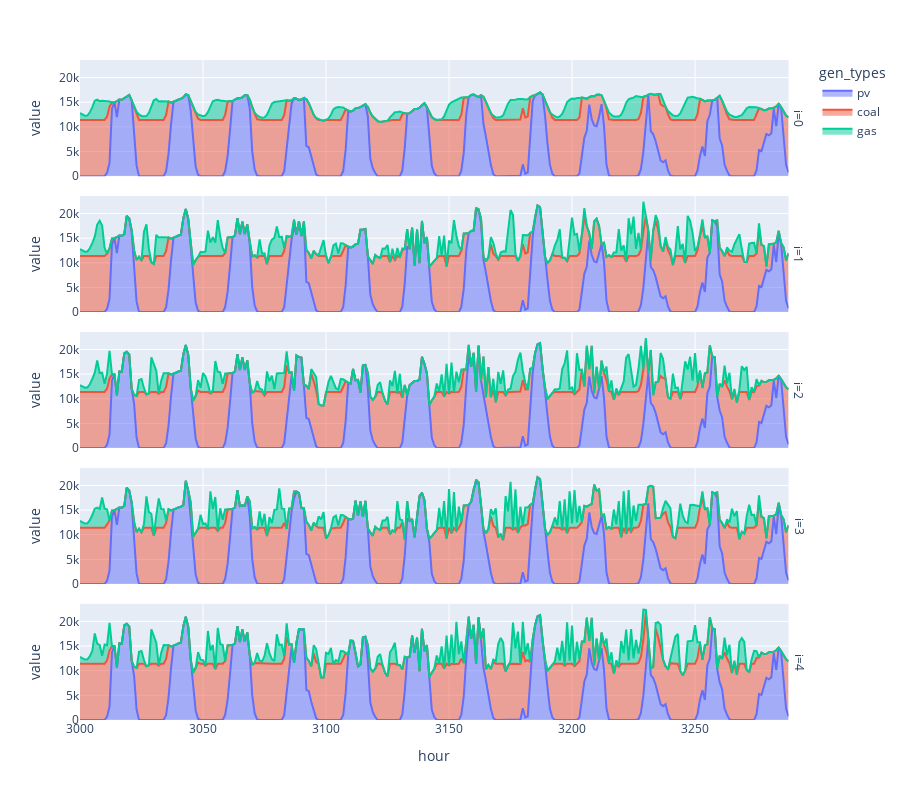

Notebook code cell kept with this figure:
### Code cell
gen_df = join_w_iteration_num(all_generation)
fig = px.area(gen_df, x="hour",y="value", color="gen_types", facet_row="i")

fig.update_layout(height=800)

### Figure 1 — Plotly figure (JSON) as saved in the notebook; plotly's stock layout.template omitted (floating-point values rounded to 4 significant figures; data arrays with more than 128 entries replaced by an {"elided": "..."} marker saying what was removed)
{"data": [{"fillpattern": {"shape": ""}, "hovertemplate": "gen_types=pv<br>i=0<br>hour=%{x}<br>value=%{y}<extra></extra>", "legendgroup": "pv", "line": {"color": "#636efa"}, "marker": {"symbol": "circle"}, "mode": "lines", "name": "pv", "orientation": "v", "showlegend": true, "stackgroup": "1", "type": "scatter", "x": {"elided": "289 int values"}, "xaxis": "x5", "y": {"elided": "289 float values"}, "yaxis": "y5"}, {"fillpattern": {"shape": ""}, "hovertemplate": "gen_types=pv<br>i=1<br>hour=%{x}<br>value=%{y}<extra></extra>", "legendgroup": "pv", "line": {"color": "#636efa"}, "marker": {"symbol": "circle"}, "mode": "lines", "name": "pv", "orientation": "v", "showlegend": false, "stackgroup": "1", "type": "scatter", "x": {"elided": "289 int values"}, "xaxis": "x4", "y": {"elided": "289 float values"}, "yaxis": "y4"}, {"fillpattern": {"shape": ""}, "hovertemplate": "gen_types=pv<br>i=2<br>hour=%{x}<br>value=%{y}<extra></extra>", "legendgroup": "pv", "line": {"color": "#636efa"}, "marker": {"symbol": "circle"}, "mode": "lines", "name": "pv", "orientation": "v", "showlegend": false, "stackgroup": "1", "type": "scatter", "x": {"elided": "289 int values"}, "xaxis": "x3", "y": {"elided": "289 float values"}, "yaxis": "y3"}, {"fillpattern": {"shape": ""}, "hovertemplate": "gen_types=pv<br>i=3<br>hour=%{x}<br>value=%{y}<extra></extra>", "legendgroup": "pv", "line": {"color": "#636efa"}, "marker": {"symbol": "circle"}, "mode": "lines", "name": "pv", "orientation": "v", "showlegend": false, "stackgroup": "1", "type": "scatter", "x": {"elided": "289 int values"}, "xaxis": "x2", "y": {"elided": "289 float values"}, "yaxis": "y2"}, {"fillpattern": {"shape": ""}, "hovertemplate": "gen_types=pv<br>i=4<br>hour=%{x}<br>value=%{y}<extra></extra>", "legendgroup": "pv", "line": {"color": "#636efa"}, "marker": {"symbol": "circle"}, "mode": "lines", "name": "pv", "orientation": "v", "showlegend": false, "stackgroup": "1", "type": "scatter", "x": {"elided": "289 int values"}, "xaxis": "x", "y": {"elided": "289 float values"}, "yaxis": "y"}, {"fillpattern": {"shape": ""}, "hovertemplate": "gen_types=coal<br>i=0<br>hour=%{x}<br>value=%{y}<extra></extra>", "legendgroup": "coal", "line": {"color": "#EF553B"}, "marker": {"symbol": "circle"}, "mode": "lines", "name": "coal", "orientation": "v", "showlegend": true, "stackgroup": "1", "type": "scatter", "x": {"elided": "289 int values"}, "xaxis": "x5", "y": {"elided": "289 float values"}, "yaxis": "y5"}, {"fillpattern": {"shape": ""}, "hovertemplate": "gen_types=coal<br>i=1<br>hour=%{x}<br>value=%{y}<extra></extra>", "legendgroup": "coal", "line": {"color": "#EF553B"}, "marker": {"symbol": "circle"}, "mode": "lines", "name": "coal", "orientation": "v", "showlegend": false, "stackgroup": "1", "type": "scatter", "x": {"elided": "289 int values"}, "xaxis": "x4", "y": {"elided": "289 float values"}, "yaxis": "y4"}, {"fillpattern": {"shape": ""}, "hovertemplate": "gen_types=coal<br>i=2<br>hour=%{x}<br>value=%{y}<extra></extra>", "legendgroup": "coal", "line": {"color": "#EF553B"}, "marker": {"symbol": "circle"}, "mode": "lines", "name": "coal", "orientation": "v", "showlegend": false, "stackgroup": "1", "type": "scatter", "x": {"elided": "289 int values"}, "xaxis": "x3", "y": {"elided": "289 float values"}, "yaxis": "y3"}, {"fillpattern": {"shape": ""}, "hovertemplate": "gen_types=coal<br>i=3<br>hour=%{x}<br>value=%{y}<extra></extra>", "legendgroup": "coal", "line": {"color": "#EF553B"}, "marker": {"symbol": "circle"}, "mode": "lines", "name": "coal", "orientation": "v", "showlegend": false, "stackgroup": "1", "type": "scatter", "x": {"elided": "289 int values"}, "xaxis": "x2", "y": {"elided": "289 float values"}, "yaxis": "y2"}, {"fillpattern": {"shape": ""}, "hovertemplate": "gen_types=coal<br>i=4<br>hour=%{x}<br>value=%{y}<extra></extra>", "legendgroup": "coal", "line": {"color": "#EF553B"}, "marker": {"symbol": "circle"}, "mode": "lines", "name": "coal", "orientation": "v", "showlegend": false, "stackgroup": "1", "type": "scatter", "x": {"elided": "289 int values"}, "xaxis": "x", "y": {"elided": "289 float values"}, "yaxis": "y"}, {"fillpattern": {"shape": ""}, "hovertemplate": "gen_types=gas<br>i=0<br>hour=%{x}<br>value=%{y}<extra></extra>", "legendgroup": "gas", "line": {"color": "#00cc96"}, "marker": {"symbol": "circle"}, "mode": "lines", "name": "gas", "orientation": "v", "showlegend": true, "stackgroup": "1", "type": "scatter", "x": {"elided": "289 int values"}, "xaxis": "x5", "y": {"elided": "289 float values"}, "yaxis": "y5"}, {"fillpattern": {"shape": ""}, "hovertemplate": "gen_types=gas<br>i=1<br>hour=%{x}<br>value=%{y}<extra></extra>", "legendgroup": "gas", "line": {"color": "#00cc96"}, "marker": {"symbol": "circle"}, "mode": "lines", "name": "gas", "orientation": "v", "showlegend": false, "stackgroup": "1", "type": "scatter", "x": {"elided": "289 int values"}, "xaxis": "x4", "y": {"elided": "289 float values"}, "yaxis": "y4"}, {"fillpattern": {"shape": ""}, "hovertemplate": "gen_types=gas<br>i=2<br>hour=%{x}<br>value=%{y}<extra></extra>", "legendgroup": "gas", "line": {"color": "#00cc96"}, "marker": {"symbol": "circle"}, "mode": "lines", "name": "gas", "orientation": "v", "showlegend": false, "stackgroup": "1", "type": "scatter", "x": {"elided": "289 int values"}, "xaxis": "x3", "y": {"elided": "289 float values"}, "yaxis": "y3"}, {"fillpattern": {"shape": ""}, "hovertemplate": "gen_types=gas<br>i=3<br>hour=%{x}<br>value=%{y}<extra></extra>", "legendgroup": "gas", "line": {"color": "#00cc96"}, "marker": {"symbol": "circle"}, "mode": "lines", "name": "gas", "orientation": "v", "showlegend": false, "stackgroup": "1", "type": "scatter", "x": {"elided": "289 int values"}, "xaxis": "x2", "y": {"elided": "289 float values"}, "yaxis": "y2"}, {"fillpattern": {"shape": ""}, "hovertemplate": "gen_types=gas<br>i=4<br>hour=%{x}<br>value=%{y}<extra></extra>", "legendgroup": "gas", "line": {"color": "#00cc96"}, "marker": {"symbol": "circle"}, "mode": "lines", "name": "gas", "orientation": "v", "showlegend": false, "stackgroup": "1", "type": "scatter", "x": {"elided": "289 int values"}, "xaxis": "x", "y": {"elided": "289 float values"}, "yaxis": "y"}], "layout": {"annotations": [{"font": {}, "showarrow": false, "text": "i=4", "textangle": 90, "x": 0.98, "xanchor": "left", "xref": "paper", "y": 0.088, "yanchor": "middle", "yref": "paper"}, {"font": {}, "showarrow": false, "text": "i=3", "textangle": 90, "x": 0.98, "xanchor": "left", "xref": "paper", "y": 0.294, "yanchor": "middle", "yref": "paper"}, {"font": {}, "showarrow": false, "text": "i=2", "textangle": 90, "x": 0.98, "xanchor": "left", "xref": "paper", "y": 0.5, "yanchor": "middle", "yref": "paper"}, {"font": {}, "showarrow": false, "text": "i=1", "textangle": 90, "x": 0.98, "xanchor": "left", "xref": "paper", "y": 0.706, "yanchor": "middle", "yref": "paper"}, {"font": {}, "showarrow": false, "text": "i=0", "textangle": 90, "x": 0.98, "xanchor": "left", "xref": "paper", "y": 0.912, "yanchor": "middle", "yref": "paper"}], "height": 800, "legend": {"title": {"text": "gen_types"}, "tracegroupgap": 0}, "margin": {"t": 60}, "xaxis": {"anchor": "y", "domain": [0, 0.98], "title": {"text": "hour"}}, "xaxis2": {"anchor": "y2", "domain": [0, 0.98], "matches": "x", "showticklabels": false}, "xaxis3": {"anchor": "y3", "domain": [0, 0.98], "matches": "x", "showticklabels": false}, "xaxis4": {"anchor": "y4", "domain": [0, 0.98], "matches": "x", "showticklabels": false}, "xaxis5": {"anchor": "y5", "domain": [0, 0.98], "matches": "x", "showticklabels": false}, "yaxis": {"anchor": "x", "domain": [0, 0.176], "title": {"text": "value"}}, "yaxis2": {"anchor": "x2", "domain": [0.206, 0.382], "matches": "y", "title": {"text": "value"}}, "yaxis3": {"anchor": "x3", "domain": [0.412, 0.588], "matches": "y", "title": {"text": "value"}}, "yaxis4": {"anchor": "x4", "domain": [0.618, 0.794], "matches": "y", "title": {"text": "value"}}, "yaxis5": {"anchor": "x5", "domain": [0.824, 1], "matches": "y", "title": {"text": "value"}}}}
